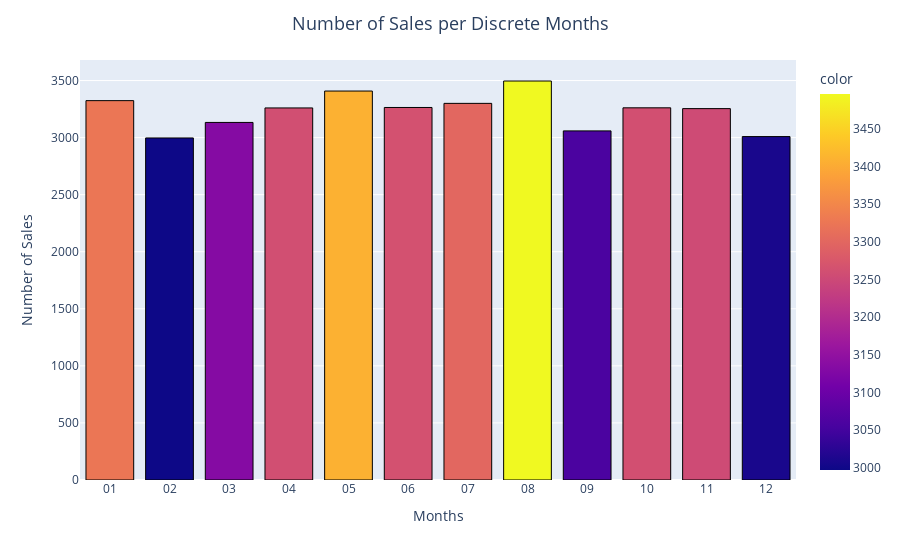

The code cell stored with this chart in its notebook:
### Markdown cell above
Thursdays. Sunday and Wednesday days lo .. maximun sales are happend

### Code cell
month = data.groupby(data['Date'].dt.strftime('%m'))['itemName'].count()
fig = px.bar(month, x=month.index, y=month, color=month,
             labels={'y': 'Number of Sales',
                     'Date': 'Months'})
fig.update_layout(title_text='Number of Sales per Discrete Months',
                  title_x=0.5, title_font=dict(size=18))
fig.update_traces(marker=dict(line=dict(color='#000000', width=1)))
fig.show()

### Figure 1 — Plotly figure (JSON) as saved in the notebook; plotly's stock layout.template omitted (floating-point values rounded to 4 significant figures)
{"data": [{"alignmentgroup": "True", "hovertemplate": "Months=%{x}<br>Number of Sales=%{y}<br>color=%{marker.color}<extra></extra>", "legendgroup": "", "marker": {"color": [3324, 2997, 3133, 3260, 3408, 3264, 3300, 3496, 3059, 3261, 3254, 3009], "coloraxis": "coloraxis", "line": {"color": "#000000", "width": 1}, "pattern": {"shape": ""}}, "name": "", "offsetgroup": "", "orientation": "v", "showlegend": false, "textposition": "auto", "type": "bar", "x": ["01", "02", "03", "04", "05", "06", "07", "08", "09", "10", "11", "12"], "xaxis": "x", "y": [3324, 2997, 3133, 3260, 3408, 3264, 3300, 3496, 3059, 3261, 3254, 3009], "yaxis": "y"}], "layout": {"autosize": true, "barmode": "relative", "coloraxis": {"colorbar": {"title": {"text": "color"}}, "colorscale": [[0, "#0d0887"], [0.1111, "#46039f"], [0.2222, "#7201a8"], [0.3333, "#9c179e"], [0.4444, "#bd3786"], [0.5556, "#d8576b"], [0.6667, "#ed7953"], [0.7778, "#fb9f3a"], [0.8889, "#fdca26"], [1, "#f0f921"]]}, "legend": {"tracegroupgap": 0}, "margin": {"t": 60}, "title": {"font": {"size": 18}, "text": "Number of Sales per Discrete Months", "x": 0.5}, "xaxis": {"anchor": "y", "autorange": true, "domain": [0, 1], "range": [-0.5, 11.5], "title": {"text": "Months"}, "type": "category"}, "yaxis": {"anchor": "x", "autorange": true, "domain": [0, 1], "range": [0, 3680], "title": {"text": "Number of Sales"}, "type": "linear"}}}
